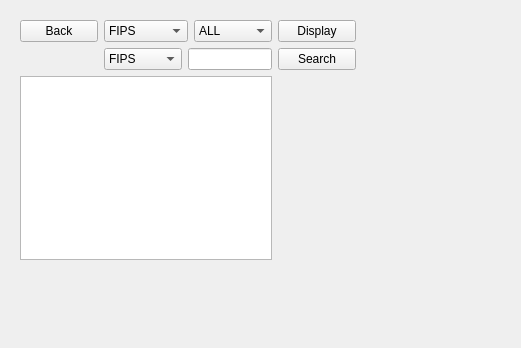
<?xml version="1.0" encoding="UTF-8"?>
<ui version="4.0">
 <class>Population</class>
 <widget class="QWidget" name="Population">
  <property name="geometry">
   <rect>
    <x>0</x>
    <y>0</y>
    <width>521</width>
    <height>348</height>
   </rect>
  </property>
  <property name="windowTitle">
   <string>Form</string>
  </property>
  <widget class="QWidget" name="">
   <property name="geometry">
    <rect>
     <x>20</x>
     <y>20</y>
     <width>336</width>
     <height>240</height>
    </rect>
   </property>
   <layout class="QGridLayout" name="gridLayout">
    <item row="0" column="0">
     <widget class="QPushButton" name="Back">
      <property name="text">
       <string>Back</string>
      </property>
     </widget>
    </item>
    <item row="0" column="1" colspan="2">
     <widget class="QComboBox" name="comboBox">
      <item>
       <property name="text">
        <string>FIPS</string>
       </property>
      </item>
      <item>
       <property name="text">
        <string>Total</string>
       </property>
      </item>
      <item>
       <property name="text">
        <string>Male</string>
       </property>
      </item>
      <item>
       <property name="text">
        <string>Female</string>
       </property>
      </item>
      <item>
       <property name="text">
        <string>18+</string>
       </property>
      </item>
      <item>
       <property name="text">
        <string>65+</string>
       </property>
      </item>
      <item>
       <property name="text">
        <string>One_Race</string>
       </property>
      </item>
      <item>
       <property name="text">
        <string>Two or more race</string>
       </property>
      </item>
     </widget>
    </item>
    <item row="0" column="3">
     <widget class="QComboBox" name="comboBox_2">
      <item>
       <property name="text">
        <string>ALL</string>
       </property>
      </item>
      <item>
       <property name="text">
        <string>First 10 Rows</string>
       </property>
      </item>
      <item>
       <property name="text">
        <string>First 100 Rows</string>
       </property>
      </item>
     </widget>
    </item>
    <item row="0" column="4">
     <widget class="QPushButton" name="pushButton_2">
      <property name="mouseTracking">
       <bool>false</bool>
      </property>
      <property name="text">
       <string>Display</string>
      </property>
     </widget>
    </item>
    <item row="1" column="1">
     <widget class="QComboBox" name="comboBox_3">
      <item>
       <property name="text">
        <string>FIPS</string>
       </property>
      </item>
      <item>
       <property name="text">
        <string>Total</string>
       </property>
      </item>
      <item>
       <property name="text">
        <string>Male</string>
       </property>
      </item>
      <item>
       <property name="text">
        <string>Female</string>
       </property>
      </item>
      <item>
       <property name="text">
        <string>18+</string>
       </property>
      </item>
      <item>
       <property name="text">
        <string>65+</string>
       </property>
      </item>
      <item>
       <property name="text">
        <string>One_Race</string>
       </property>
      </item>
      <item>
       <property name="text">
        <string>Two or more race</string>
       </property>
      </item>
     </widget>
    </item>
    <item row="1" column="2" colspan="2">
     <widget class="QLineEdit" name="lineEdit"/>
    </item>
    <item row="1" column="4">
     <widget class="QPushButton" name="pushButton_3">
      <property name="text">
       <string>Search</string>
      </property>
     </widget>
    </item>
    <item row="2" column="0" colspan="4">
     <widget class="QTableView" name="tableView"/>
    </item>
   </layout>
  </widget>
 </widget>
 <resources/>
 <connections/>
</ui>
